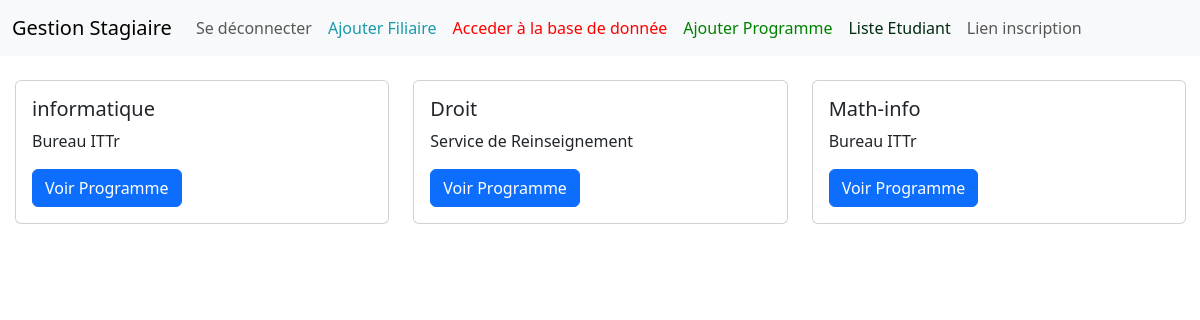
The app's page / (signed in) with its own data.
### stagiaire/models.py (models this page shows, shortened)
class Filiaire(models.Model):
    filiaire = models.CharField(max_length=50,unique=True )
    bureau = models.CharField(max_length=50)

### stagiaire/views.py (the view)
# urls.py: path('', FiliaireListView.as_view(), name='filiaire_list'),
class FiliaireListView(ListView):
    model = Filiaire
    template_name = 'filiaire_list.html'

### stagiaire/templates/filiaire_list.html
{% extends 'base.html' %}
{% block content %}
{% if user.is_authenticated %}<br/>
 <div class="row row-cols-1 row-cols-md-3 g-4" style="margin-right: 2px; margin-left: 3px;">
    {% for filiaire in object_list %}
   <div class="col">
    <div class="card">
      <div class="card-body">
        <h5 class="card-title">{{ filiaire.filiaire }}</h5>
          {% if filiaire.bureau %}
        <p class="card-text">{{ filiaire.bureau }}</p>
          {% else %}
          aucune description
          {% endif %}
      <a href="{% url 'program_list' filiaire.pk %}" class="btn btn-primary">Voir Programme</a>
    </div>
    </div>
  </div>
        {% empty %}
      Aucune filière trouvée.
    {% endfor %}
 </div>
{% else %}
<br/>
<h5 style="text-align:center;">Vous devez vous connecter <a href="{% url 'login' %}" class="btn btn-primary" >Connecter vous</a> Pour vous enreigistrer veillez contacter le pool informatique</h5>
{% endif %}
{% endblock %}

### records on screen
Filiaire: filiaire "informatique", bureau "Bureau ITTr"
Filiaire: filiaire "Droit", bureau "Service de Reinseignement"
Filiaire: filiaire "Math-info", bureau "Bureau ITTr"
